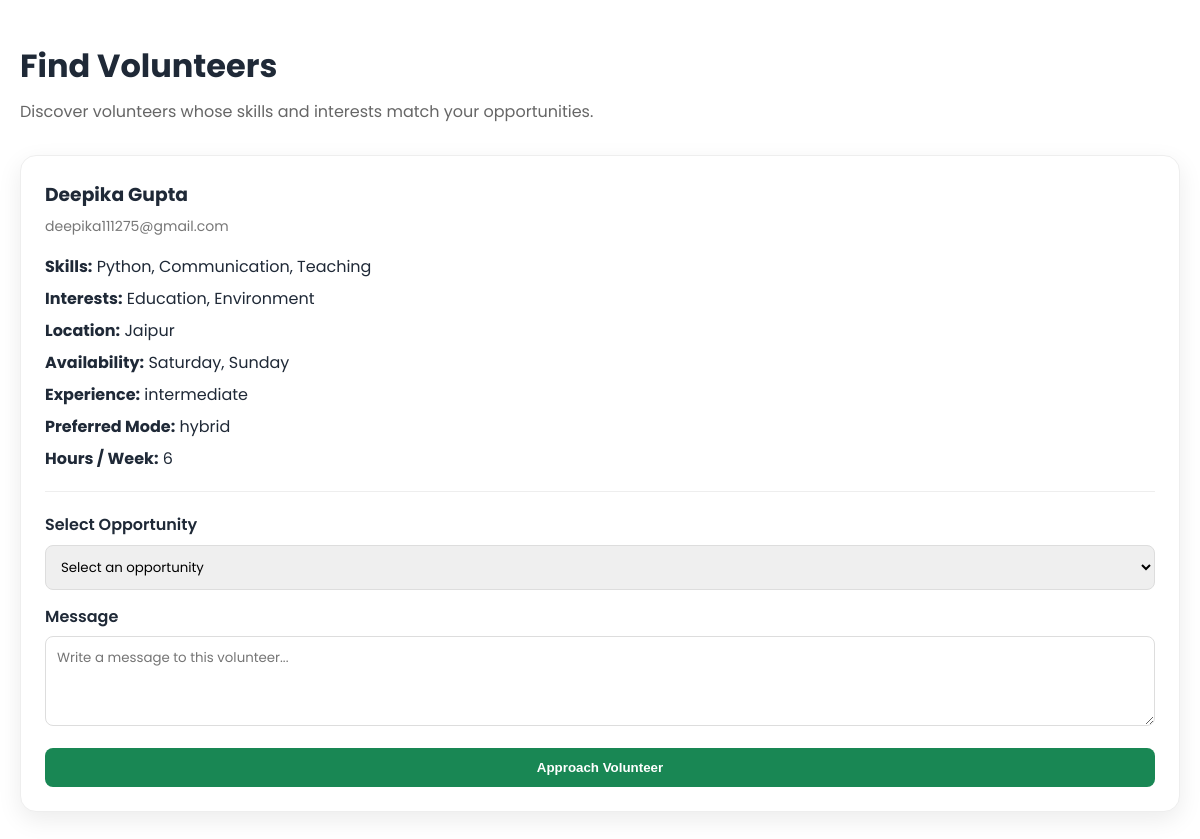
/ngo/find-volunteers (signed in), run on the app's committed database.
### tables this page shows
CREATE TABLE volunteer_profiles (
            profile_id INTEGER PRIMARY KEY AUTOINCREMENT,
            user_id INTEGER UNIQUE NOT NULL,
            skills TEXT,
            interests TEXT,
            location TEXT,
            availability TEXT,
            experience TEXT,
            preferred_mode TEXT,
            hours_per_week INTEGER,
            FOREIGN KEY (user_id) REFERENCES users(user_id)
        );

CREATE TABLE users (
            user_id INTEGER PRIMARY KEY AUTOINCREMENT,
            name TEXT NOT NULL,
            email TEXT UNIQUE NOT NULL,
            password TEXT NOT NULL,
            role TEXT NOT NULL
        );

### app.py (the view)
@app.route("/ngo/find-volunteers")
def find_volunteers():
    if "user_id" not in session or session.get("role") != "ngo":
        return redirect(url_for("login"))
    connection = get_db_connection()
    ngo = get_ngo_for_user(connection, session["user_id"])
    if ngo is None:
        connection.close()
        return redirect(url_for("ngo_profile"))
    volunteers = connection.execute(
        """
        SELECT
            users.user_id,
            users.name,
            users.email,
            volunteer_profiles.skills,
            volunteer_profiles.interests,
            volunteer_profiles.location,
            volunteer_profiles.availability,
            volunteer_profiles.experience,
            volunteer_profiles.preferred_mode,
            volunteer_profiles.hours_per_week
        FROM users
        INNER JOIN volunteer_profiles
            ON users.user_id = volunteer_profiles.user_id
        WHERE users.role = 'volunteer'
        ORDER BY users.name ASC
        """
    ).fetchall()
    opportunities = connection.execute(
        """
        SELECT *
        FROM opportunities
        WHERE ngo_id = ?
        ORDER BY opportunity_id DESC
        """,
        (ngo["ngo_id"],)
    ).fetchall()
    connection.close()
    return render_template(
        "find_volunteers.html",
        ngo=ngo,
        volunteers=volunteers,
        opportunities=opportunities
    )

### app.py (called while the page is built, shortened)
def get_db_connection():
    return DatabaseConnection()

def get_ngo_for_user(
    connection,
    user_id
):
    ngo = connection.execute(
        """
        SELECT *
        FROM ngos
        WHERE user_id = ?
        """,
        (user_id,)
    ).fetchone()
    if ngo:
        return ngo

    def execute(self, query, params=()):
        if self.is_postgres:
            query = query.replace(
                "?",
                "%s"
            )
            cursor = self.connection.cursor(
                cursor_factory=RealDictCursor
            )
            cursor.execute(
                query,
                params
            )
            return cursor
        else:
            return self.connection.execute(
                query,
                params
            )

    def close(self):
        self.connection.close()

### templates/find_volunteers.html (shortened to what this page needs)
<!DOCTYPE html>
<html lang="en">
<head>
    <link rel="stylesheet" href="{{ url_for('static', filename='style.css') }}">
</head>
<body>
    <div class="volunteer-search-page">
        <div class="page-header">
            <h1>Find Volunteers</h1>
            <p>
                Discover volunteers whose skills and interests match your opportunities.
            </p>
        </div>
        {% if volunteers %}
        <div class="volunteer-grid">
            {% for volunteer in volunteers %}
            <div class="volunteer-card">
                <h3>{{ volunteer.name }}</h3>
                <div class="volunteer-email">
                    {{ volunteer.email }}
                </div>
                <div class="volunteer-info">
                    <p>
                        <strong>Skills:</strong>
                        {{ volunteer.skills or "Not specified" }}
                    </p>
                    <p>
                        <strong>Interests:</strong>
                        {{ volunteer.interests or "Not specified" }}
                    </p>
                    <p>
                        <strong>Location:</strong>
                        {{ volunteer.location or "Not specified" }}
                    </p>
                    <p>
                        <strong>Availability:</strong>
                        {{ volunteer.availability or "Not specified" }}
                    </p>
                    <p>
                        <strong>Experience:</strong>
                        {{ volunteer.experience or "Not specified" }}
                    </p>
                    <p>
                        <strong>Preferred Mode:</strong>
                        {{ volunteer.preferred_mode or "Not specified" }}
                    </p>
                    <p>
                        <strong>Hours / Week:</strong>
                        {{ volunteer.hours_per_week or 0 }}
                    </p>
                </div>
                <div class="approach-form">
                    <form
                        action="{{ url_for('approach_volunteer', volunteer_user_id=volunteer.user_id) }}"
                        method="POST"
                    >
                        <label for="opportunity_{{ volunteer.user_id }}">
                            Select Opportunity
                        </label>
                        <select
                            id="opportunity_{{ volunteer.user_id }}"
                            name="opportunity_id"
                            required
                        >
                            <option value="">
                                Select an opportunity
                            </option>
                        </select>
                        <label for="message_{{ volunteer.user_id }}">
                            Message
                        </label>
                        <textarea
                            id="message_{{ volunteer.user_id }}"
                            name="message"
                            placeholder="Write a message to this volunteer..."
                        ></textarea>
                        <button
                            type="submit"
                            class="approach-btn"
                        >
                            Approach Volunteer
                        </button>
                    </form>
                </div>
            </div>
            {% endfor %}
        </div>
        {% endif %}
    </div>
</body>
</html>

### static/style.css (style rules this page uses)
* { margin: 0; padding: 0; box-sizing: border-box; }
html { scroll-behavior: smooth; }
body { font-family: "Poppins", Arial, Helvetica, sans-serif; color: #1f2937; background: #ffffff; line-height: 1.6; }

### templates/find_volunteers.html (style rules this page uses)
.volunteer-search-page { max-width: 1200px; margin: 40px auto; padding: 0 20px; }
.page-header { margin-bottom: 30px; }
.page-header h1 { margin-bottom: 8px; }
.page-header p { color: #666; }
.volunteer-grid { display: grid; grid-template-columns: repeat(auto-fit, minmax(320px, 1fr)); gap: 24px; }
.volunteer-card { background: #fff; border-radius: 16px; padding: 24px; box-shadow: 0 8px 25px rgba(0,0,0,0.08); border: 1px solid #eee; }
.volunteer-card h3 { margin-bottom: 5px; }
.volunteer-email { color: #777; font-size: 14px; margin-bottom: 18px; }
.volunteer-info { margin-bottom: 18px; }
.volunteer-info p { margin: 8px 0; line-height: 1.5; }
.volunteer-info strong { color: #1f2937; }
.approach-form { margin-top: 20px; border-top: 1px solid #eee; padding-top: 20px; }
.approach-form label { display: block; margin-bottom: 7px; font-weight: 600; }
.approach-form select, .approach-form textarea { width: 100%; padding: 11px; border: 1px solid #ddd; border-radius: 8px; margin-bottom: 14px; font-family: inherit; box-sizing: border-box; }
.approach-form textarea { min-height: 90px; resize: vertical; }
.approach-btn { width: 100%; border: none; padding: 12px; border-radius: 8px; background: #198754; color: white; font-weight: 600; cursor: pointer; }

### data on the page
volunteer_profiles: name "Deepika Gupta", email "deepika111275@gmail.com", skills "Python, Communication, Teaching", interests "Education, Environment", location "Jaipur", availability "Saturday, Sunday", experience "intermediate", preferred_mode "hybrid", hours_per_week "6", message "Write a message to this volunteer..."
